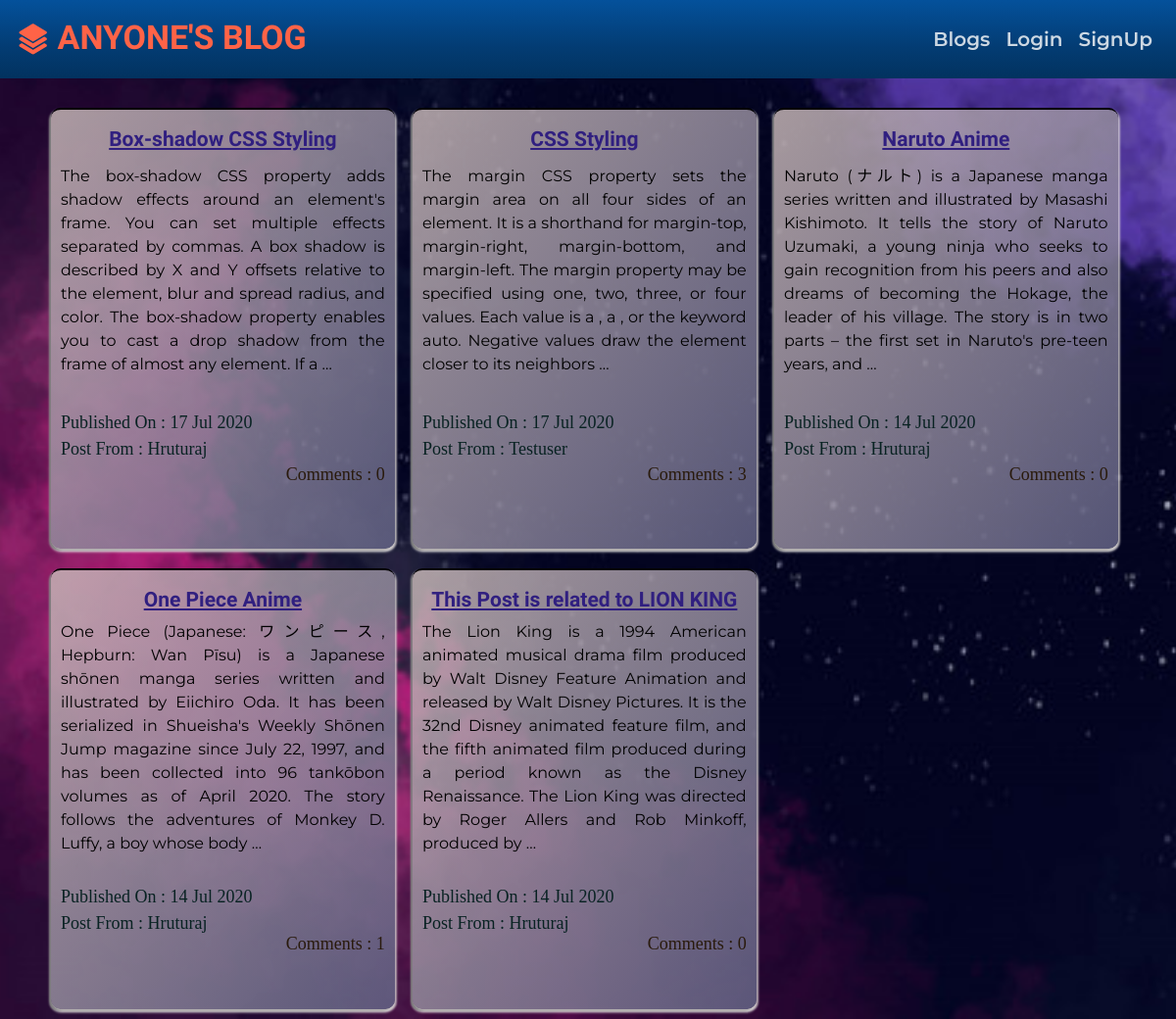
Screenshot of /blog/ with the database file from the repository.
### blog/models.py (models this page shows, shortened)
class Post(models.Model):
    user = models.ForeignKey(User, related_name='posts', on_delete=models.CASCADE)
    title = models.CharField(max_length=200)
    message = models.TextField()
    message_html = models.TextField(editable=False)
    image = models.ImageField(upload_to='blog_images', blank=True)
    create_date = models.DateTimeField(default=timezone.now)
    published_date = models.DateTimeField(blank=True, null=True)
    def approve_comments(self):
        return self.comments.filter(approved_comments=True)

class Comment(models.Model):
    post = models.ForeignKey('Post', related_name='comments', on_delete=models.CASCADE)
    author = models.CharField(max_length=200)
    message = models.TextField()
    message_html = models.TextField(editable=False)
    create_date = models.DateTimeField(default=timezone.now)
    approved_comments = models.BooleanField(default=False)

### blog/views.py (the view)
# urls.py: path('', views.postList, name='postList'),
def postList(request):
    data = Post.objects.filter(published_date__lte=timezone.now()).order_by('-published_date')
    return render(request, 'blog/postList.html', {'data':data})

### blog/templates/blog/postList.html
{% extends 'base.html' %} {% block content %}
<div class="post">
    {% for post in data %}
    <div class="postBlock">
        <a class="postHeader" href="{% url 'blog:postDetail' pk=post.pk %}">{{post.title}}</a>
        <p class="postMessage">
            {{post.message|safe|truncatewords:58}}
        </p>
        <p class="postDate">Published On : {{post.published_date|date:"d M Y"}}
            <br> <span class="postFrom">Post From : <a href="{% url 'blog:userPosts' userName=post.user.username %}">{{post.user.username}}</a></span>
        </p>
        <a class="commentCount" href="{% url 'blog:postDetail' pk=post.pk %}">Comments : {{post.approve_comments|length}}</a>
        <br>
    </div>{% endfor %}
</div>
{% endblock %}

### templates/base.html (shortened to what this page needs)
<!DOCTYPE html>
<html lang="en">
{% load static %}
<head>
    <link rel="stylesheet" href="https://stackpath.bootstrapcdn.com/bootswatch/4.5.0/cerulean/bootstrap.min.css">
    <link rel="stylesheet" href="{% static 'css/master.css' %}">
    <link href="https://cdn.jsdelivr.net/npm/remixicon@2.5.0/fonts/remixicon.css" rel="stylesheet">
</head>
<body>
    <div class="bgImage"> </div>
    <nav class="navbar navbar-expand-lg navbar-dark bg-dark fixed-top">
        <a class="navbar-brand" href="{% url 'home' %}"> <span class="navbar-brand-logo"><i class="ri-stack-fill" style="vertical-align: middle;"></i> Anyone's Blog</span> </a>
        <div class="collapse navbar-collapse navbar-headers" id="navbarColor01">
            <ul class="navbar-nav navbar-right">
                <li class="nav-item">
                    <a class="nav-link navLinkFont navbar-text" href="{% url 'blog:postList' %}">Blogs</a>
                </li>
                {% if user.is_authenticated %}
                <li class="nav-item">
                    <a class="nav-link navLinkFont navbar-text" href="{% url 'blog:userPosts' userName=user.username %}">My Posts</a>
                </li>
                <li class="nav-item">
                    <a class="nav-link navLinkFont navbar-text" href="{% url 'blog:postDraft' %}">Draft</a>
                </li>
                <li class="nav-item ">
                    <a class="nav-link navLinkFont navbar-text" href="{% url 'blog:newPost' %}">New Post</a>
                </li>
                <li class="nav-item">
                    <a class="nav-link navLinkFont navbar-text" href="{% url 'accounts:logout' %}">Logout</a>
                </li>
                <li class="nav-item">
                    <a class="nav-link navLinkFont active navbar-text"> Welcome: {{ user.username }}</a>
                </li>
                {% else %}
                <li class="nav-item">
                    <a class="nav-link navLinkFont navbar-text" href="{% url 'accounts:login' %}?next={{ request.path|urlencode }} ">Login</a>
                </li>
                <li class="nav-item">
                    <a class="nav-link navLinkFont navbar-text" href="{% url 'accounts:signUp' %}">SignUp</a>
                </li>
                {% endif %}
            </ul>
        </div>
    </nav>
    <div class="container mainBlockContainer">
        {% block content %}{% endblock %}
    </div>
</body>
</html>

### static/css/master.css (style rules this page uses)
body { font-family: 'Montserrat'; }
.bgImage { background-image: url('/media/bg_01.jpg'); background-origin: border-box; background-clip: border-box; background-position: left 10% bottom 30%; background-repeat: space; background-size: cover; height: 100%; width: 100%; z-index: -1; margin: 0; position: fixed; top: 0; }
nav a span.navbar-brand-logo { font-family: 'Limelight'; font-size: 34px; color: tomato; text-transform: uppercase; font-weight: bold; }
.navbar-headers { font-family: 'Montserrat'; font-size: 18px; }
.mainBlockContainer { margin-top: 100px; }
.navbar-text { font-weight: 600; font-size: 20px; }
.post { width: 100%; margin: auto; }
.post .postBlock { width: 31.6%; display: inline-grid; text-align: justify; padding: 15px 10px 10px 10px; box-shadow: 2px 2px 2px rgba(207, 202, 202, 0.671), -2px 2px 2px gray, 0 3px 3px whitesmoke; margin: 10px 7px; border-top: 2px solid black; height: 450px; background: linear-gradient(to bottom right, rgba(199, 183, 183, 0.837), rgba(99, 99, 133, 0.853)); border-radius: 10px; }
.post .postBlock .postHeader { font-family: 'Fondamento'; font-size: 21px; margin: 0; text-decoration: underline; padding: 0 5px 0 5px; text-align: center; color: rgb(48, 31, 128); font-weight: bold; }
.post .postBlock .postFrom { font-family: serif; font-size: 18px; margin: 0; font-weight: 500; text-transform: capitalize; color: rgb(8, 34, 34); }
.post .postBlock .postFrom a { color: rgb(8, 34, 34); }
.post .postBlock .postDate { font-family: serif; font-size: 18px; margin: 0; font-weight: 500; display: block; padding-top: 25px; color: rgb(8, 34, 34); }
.post .postBlock .postMessage { font-size: 16px; margin: 0; font-weight: 400; color: black; }
.post .postBlock .commentCount { font-family: serif; font-size: 18px; text-align: right; margin: 0; position: relative; bottom: 10px; color: rgb(41, 26, 12); }

### rows the page displays
Post: title "Box-shadow CSS Styling", message "The box-shadow CSS property adds shadow effects around an element's frame. You can set multiple effects separated by commas. A box shadow is described by X and Y offsets relative to the element, blur and spread radius, and color. The box-shadow property enables you to cast a drop shadow from the frame of almost any element. If a …", published_date "17 Jul 2020", user.username "Hruturaj", approve_comments|length "0"
Post: title "CSS Styling", message "The margin CSS property sets the margin area on all four sides of an element. It is a shorthand for margin-top, margin-right, margin-bottom, and margin-left. The margin property may be specified using one, two, three, or four values. Each value is a , a , or the keyword auto. Negative values draw the element closer to its neighbors …", published_date "17 Jul 2020", user.username "Testuser", approve_comments|length "3"
Post: title "Naruto Anime", message "Naruto (ナルト) is a Japanese manga series written and illustrated by Masashi Kishimoto. It tells the story of Naruto Uzumaki, a young ninja who seeks to gain recognition from his peers and also dreams of becoming the Hokage, the leader of his village. The story is in two parts – the first set in Naruto's pre-teen years, and …", published_date "14 Jul 2020", user.username "Hruturaj", approve_comments|length "0"
Post: title "One Piece Anime", message "One Piece (Japanese: ワンピース, Hepburn: Wan Pīsu) is a Japanese shōnen manga series written and illustrated by Eiichiro Oda. It has been serialized in Shueisha's Weekly Shōnen Jump magazine since July 22, 1997, and has been collected into 96 tankōbon volumes as of April 2020. The story follows the adventures of Monkey D. Luffy, a boy whose body …", published_date "14 Jul 2020", user.username "Hruturaj", approve_comments|length "1"
Post: title "This Post is related to LION KING", message "The Lion King is a 1994 American animated musical drama film produced by Walt Disney Feature Animation and released by Walt Disney Pictures. It is the 32nd Disney animated feature film, and the fifth animated film produced during a period known as the Disney Renaissance. The Lion King was directed by Roger Allers and Rob Minkoff, produced by …", published_date "14 Jul 2020", user.username "Hruturaj", approve_comments|length "0"
